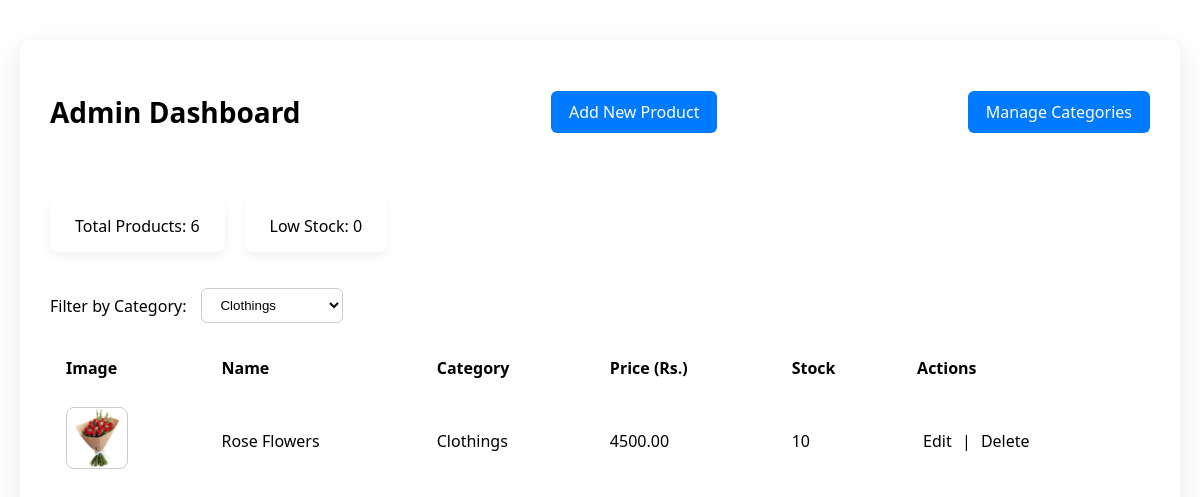
The app's page /admin/dashboard.php?category=Clothings (signed in) with its own data.
### tables this page shows
CREATE TABLE `products` (
  `id` int(11) NOT NULL,
  `name` varchar(100) NOT NULL,
  `category` varchar(50) NOT NULL,
  `description` text DEFAULT NULL,
  `price` decimal(10,2) NOT NULL,
  `image_path` varchar(255) DEFAULT NULL,
  `stock` int(11) DEFAULT 0
);

### admin/dashboard.php (the view, shortened to what this page needs)
<?php
require '../includes/db.php';
$filter = isset($_GET['category']) ? $_GET['category'] : '';
$query = $filter ?
    "SELECT * FROM products WHERE category = '$filter'" :
    "SELECT * FROM products";
$products = mysqli_query($conn, $query);
$categories = mysqli_query($conn, "SELECT DISTINCT category FROM products");
$total = mysqli_num_rows(mysqli_query($conn, "SELECT * FROM products"));
$lowStock = mysqli_num_rows(mysqli_query($conn, "SELECT * FROM products WHERE stock < 5"));
?>
<!DOCTYPE html>
<html>
<head>
  <link rel="stylesheet" href="../css/admin_style.css">
</head>
<body>
<div class="dashboard-container">
  <div class="dashboard-header">
    <h2>Admin Dashboard</h2>
    <a href="add_product.php" class="btn">Add New Product</a>
    <a href="manage_categories.php" class="btn">Manage Categories</a>
  </div>
  <div class="dashboard-stats">
    <p>Total Products: <?php echo $total; ?></p>
    <p>Low Stock: <?php echo $lowStock; ?></p>
  </div>
  <form method="GET" class="filter-form">
    <label>Filter by Category:</label>
    <select name="category" onchange="this.form.submit()">
      <?php while($cat = mysqli_fetch_assoc($categories)) { ?>
        <option value="<?php echo $cat['category']; ?>" <?php if ($cat['category'] == $filter) echo 'selected'; ?>>
          <?php echo $cat['category']; ?>
        </option>
      <?php } ?>
    </select>
  </form>
  <table class="product-table">
    <thead>
      <tr>
        <th>Image</th>
        <th>Name</th>
        <th>Category</th>
        <th>Price (Rs.)</th>
        <th>Stock</th>
        <th>Actions</th>
      </tr>
    </thead>
    <tbody>
      <?php while($row = mysqli_fetch_assoc($products)) { ?>
        <tr>
          <td><img src="../uploads/<?php echo $row['image_path']; ?>" alt="Product"></td>
          <td><?php echo $row['name']; ?></td>
          <td><?php echo $row['category']; ?></td>
          <td><?php echo $row['price']; ?></td>
          <td><?php echo $row['stock']; ?></td>
          <td class="actions">
            <a href="edit_product.php?id=<?php echo $row['id']; ?>">Edit</a> |
            <a href="delete_product.php?id=<?php echo $row['id']; ?>" onclick="return confirm('Delete this product?')">Delete</a>
          </td>
        </tr>
      <?php } ?>
    </tbody>
  </table>
</div>
</body>
</html>

### css/admin_style.css (style rules this page uses)
body { font-family: 'Segoe UI', sans-serif; background-color: var(--bg-color); color: var(--text-color); margin: 0; padding: 0; }
.dashboard-container { max-width: 1100px; margin: 40px auto; padding: 30px; background: var(--card-bg); border-radius: 12px; box-shadow: 0 10px 30px rgba(0, 0, 0, 0.1); }
.dashboard-header { display: flex; justify-content: space-between; align-items: center; margin-bottom: 30px; }
.dashboard-header h2 { font-size: 28px; font-weight: 600; }
.btn { background-color: var(--primary); color: rgb(0, 0, 0); padding: 10px 18px; border-radius: 8px; text-decoration: none; font-weight: 500; transition: 0.3s ease; }
.dashboard-stats { display: flex; gap: 20px; margin-bottom: 20px; }
.dashboard-stats p { background: var(--light-bg); padding: 15px 25px; border-radius: 8px; font-weight: 500; box-shadow: 0 4px 10px rgba(0, 0, 0, 0.06); }
.filter-form { margin: 20px 0; display: flex; align-items: center; gap: 15px; }
.filter-form label { font-weight: 500; }
.filter-form select { padding: 8px 14px; border-radius: 6px; border: 1px solid #ccc; background-color: var(--light-bg); color: var(--text-color); }
.product-table { width: 100%; border-collapse: collapse; margin-top: 20px; }
.product-table th, .product-table td { padding: 14px 16px; text-align: left; border-bottom: 1px solid var(--border-color); }
.product-table thead { background-color: var(--primary-light); color: var(--primary-dark-text); }
.product-table img { width: 60px; height: 60px; object-fit: cover; border-radius: 8px; border: 1px solid #ccc; }
.btn { display: inline-block; padding: 10px 18px; background-color: #007bff; color: white; text-decoration: none; border-radius: 6px; transition: background-color 0.3s ease; font-weight: 500; }
.actions a { color: var(--primary); margin: 0 6px; font-weight: 500; text-decoration: none; }

### records on screen
products: image_path (picture), name "Rose Flowers", category "Clothings", price "4500.00", stock "10"

### other values on screen
$total "6"
$lowStock "0"
form field category "Clothings"
